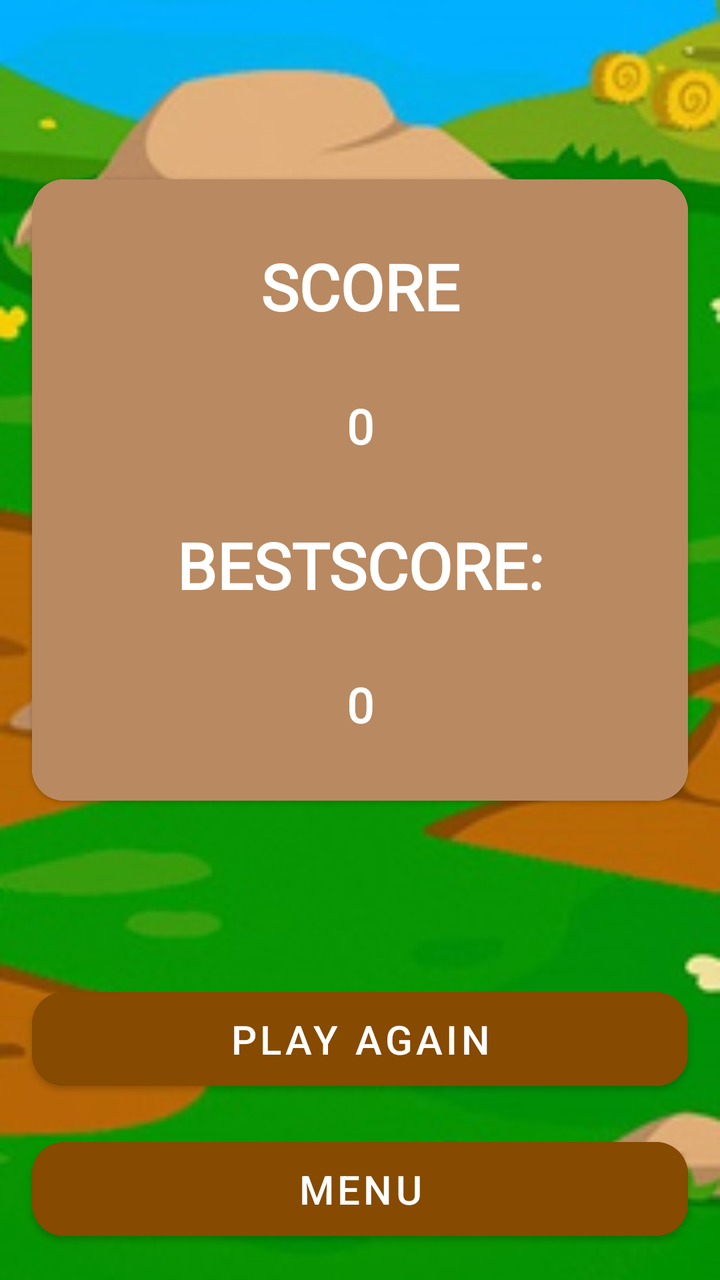
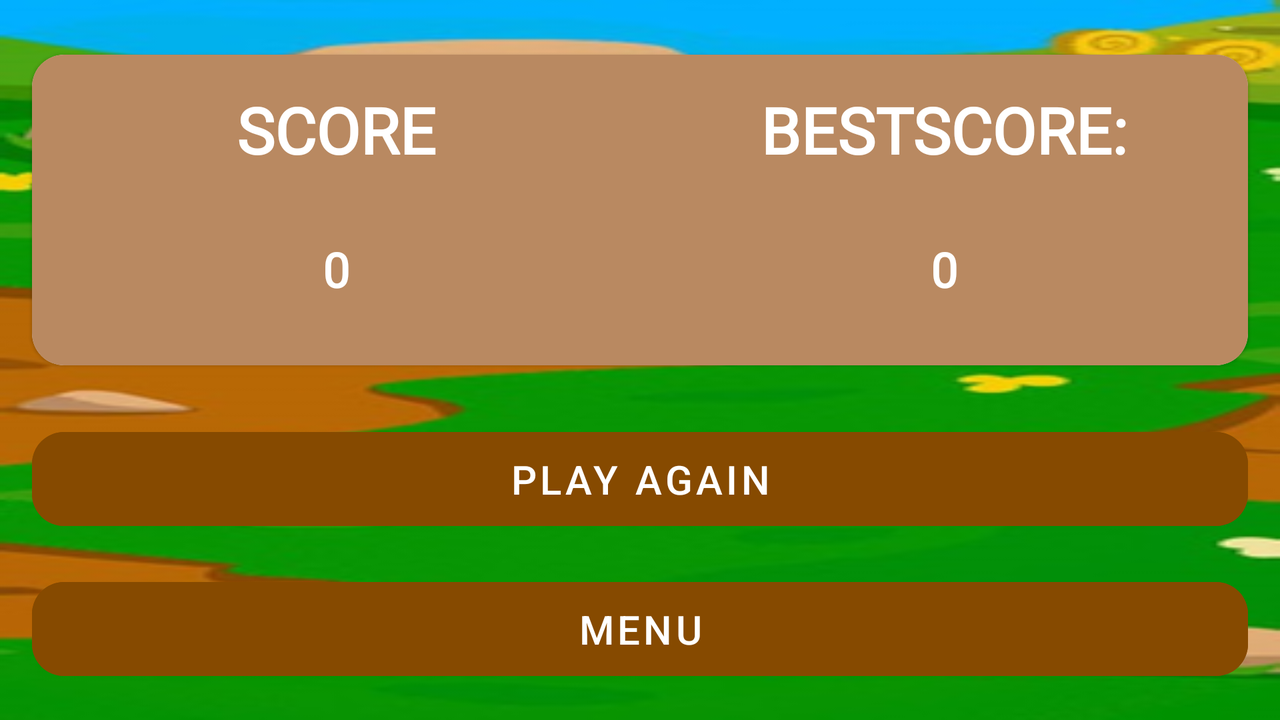

Two renders of one Android screen. The first uses the default layout on a phone; the second uses the alternative layout the repository ships for a different screen configuration, on a matching device. The two XML files are below.
<!-- AndroidManifest.xml: application theme Theme.WhackAMole -->
<!-- res/layout/fragment_result_game.xml -->
<?xml version="1.0" encoding="utf-8"?>
<androidx.constraintlayout.widget.ConstraintLayout xmlns:android="http://schemas.android.com/apk/res/android"
    xmlns:app="http://schemas.android.com/apk/res-auto"
    xmlns:tools="http://schemas.android.com/tools"
    android:layout_width="match_parent"
    android:layout_height="match_parent"
    android:background="@drawable/background_portrait"
    tools:context=".ui.fragments.result.ResultGameFragment">

    <androidx.constraintlayout.widget.Guideline
        android:id="@+id/guideline_start"
        android:layout_width="0dp"
        android:layout_height="0dp"
        android:orientation="vertical"
        app:layout_constraintGuide_begin="16dp" />

    <com.google.android.material.card.MaterialCardView
        android:layout_width="0dp"
        android:layout_height="wrap_content"
        android:layout_marginTop="32dp"
        android:layout_marginBottom="32dp"
        app:cardCornerRadius="16dp"
        app:layout_constraintBottom_toTopOf="@id/button_play_again"
        app:layout_constraintEnd_toEndOf="@id/guideline_end"
        app:layout_constraintStart_toStartOf="@id/guideline_start"
        app:layout_constraintTop_toTopOf="parent"
        app:layout_constraintVertical_bias="0.5">

        <androidx.constraintlayout.widget.ConstraintLayout
            android:layout_width="match_parent"
            android:layout_height="match_parent"
            android:background="@color/back_bestscore">

            <TextView
                android:id="@+id/tv_label_score"
                android:layout_width="0dp"
                android:layout_height="wrap_content"
                android:layout_marginTop="32dp"
                android:fontFamily="@font/audiowide"
                android:gravity="center"
                android:text="@string/score"
                android:textAllCaps="true"
                android:textColor="@color/white"
                android:textSize="32sp"
                android:textStyle="bold"
                app:layout_constraintEnd_toEndOf="parent"
                app:layout_constraintStart_toStartOf="parent"
                app:layout_constraintTop_toTopOf="parent" />

            <TextView
                android:id="@+id/tv_score"
                android:layout_width="0dp"
                android:layout_height="wrap_content"
                android:layout_marginTop="32dp"
                android:layout_marginBottom="32dp"
                android:fontFamily="@font/audiowide"
                android:gravity="center"
                android:textAllCaps="true"
                android:textColor="@color/white"
                android:textSize="24sp"
                android:textStyle="bold"
                app:layout_constraintBottom_toBottomOf="parent"
                app:layout_constraintEnd_toEndOf="parent"
                app:layout_constraintStart_toStartOf="parent"
                app:layout_constraintTop_toBottomOf="@+id/tv_label_score"
                app:layout_constraintVertical_bias="0.0"
                tools:text="0" />

            <TextView
                android:id="@+id/tv_label_bestscore"
                android:layout_width="0dp"
                android:layout_height="wrap_content"
                android:layout_marginTop="32dp"
                android:fontFamily="@font/audiowide"
                android:gravity="center"
                android:text="@string/bestscore"
                android:textAllCaps="true"
                android:textColor="@color/white"
                android:textSize="32sp"
                android:textStyle="bold"
                app:layout_constraintEnd_toEndOf="parent"
                app:layout_constraintStart_toStartOf="parent"
                app:layout_constraintTop_toBottomOf="@id/tv_score" />

            <TextView
                android:id="@+id/tv_bestscore"
                android:layout_width="0dp"
                android:layout_height="wrap_content"
                android:layout_marginTop="32dp"
                android:layout_marginBottom="32dp"
                android:fontFamily="@font/audiowide"
                android:gravity="center"
                android:textAllCaps="true"
                android:textColor="@color/white"
                android:textSize="24sp"
                android:textStyle="bold"
                app:layout_constraintBottom_toBottomOf="parent"
                app:layout_constraintEnd_toEndOf="parent"
                app:layout_constraintStart_toStartOf="parent"
                app:layout_constraintTop_toBottomOf="@id/tv_label_bestscore"
                tools:text="0" />

        </androidx.constraintlayout.widget.ConstraintLayout>

    </com.google.android.material.card.MaterialCardView>

    <com.google.android.material.button.MaterialButton
        android:id="@+id/button_play_again"
        android:layout_width="0dp"
        android:layout_height="wrap_content"
        android:layout_marginBottom="16dp"
        android:backgroundTint="@color/back_button"
        android:paddingTop="10dp"
        android:paddingBottom="10dp"
        android:text="@string/play_again"
        android:textSize="20sp"
        app:cornerRadius="16dp"
        app:layout_constraintBottom_toTopOf="@id/button_menu"
        app:layout_constraintEnd_toEndOf="@id/guideline_end"
        app:layout_constraintStart_toStartOf="@id/guideline_start" />

    <com.google.android.material.button.MaterialButton
        android:id="@+id/button_menu"
        android:layout_width="0dp"
        android:layout_height="wrap_content"
        android:layout_marginBottom="16dp"
        android:backgroundTint="@color/back_button"
        android:paddingTop="10dp"
        android:paddingBottom="10dp"
        android:text="@string/menu"
        android:textSize="20sp"
        app:cornerRadius="16dp"
        app:layout_constraintBottom_toBottomOf="parent"
        app:layout_constraintEnd_toEndOf="@id/guideline_end"
        app:layout_constraintStart_toStartOf="@id/guideline_start" />

    <androidx.constraintlayout.widget.Guideline
        android:id="@+id/guideline_end"
        android:layout_width="0dp"
        android:layout_height="0dp"
        android:orientation="vertical"
        app:layout_constraintGuide_end="16dp" />

</androidx.constraintlayout.widget.ConstraintLayout>
<!-- resources referenced by this layout -->
<resources>
  <color name="back_bestscore">#B98961</color>
  <color name="back_button">#864A00</color>
  <color name="white">#FFFFFFFF</color>
  <!-- drawable background_portrait: png bitmap (drawable-hdpi, 27078 bytes) -->
  <string name="bestscore">Bestscore:</string>
  <string name="menu">Menu</string>
  <string name="play_again">Play again</string>
  <string name="score">Score</string>
  <style name="Theme.WhackAMole" parent="Theme.MaterialComponents.DayNight.NoActionBar">
          
          <item name="colorPrimary">@color/purple_500</item>
          <item name="colorPrimaryVariant">@color/purple_700</item>
          <item name="colorOnPrimary">@color/white</item>
          
          <item name="colorSecondary">@color/teal_200</item>
          <item name="colorSecondaryVariant">@color/teal_700</item>
          <item name="colorOnSecondary">@color/black</item>
          
          <item name="android:statusBarColor">?attr/colorPrimaryVariant</item>
          
      </style>
  <color name="purple_500">#FF6200EE</color>
  <color name="purple_700">#01AFEF</color>
  <color name="teal_200">#FF03DAC5</color>
  <color name="teal_700">#FF018786</color>
  <color name="black">#FF000000</color>
</resources>
<!-- res/layout-land/fragment_result_game.xml (the repository's variant of the layout above) -->
<!-- drawn on the phone turned sideways -->
<?xml version="1.0" encoding="utf-8"?>
<androidx.constraintlayout.widget.ConstraintLayout xmlns:android="http://schemas.android.com/apk/res/android"
    xmlns:app="http://schemas.android.com/apk/res-auto"
    xmlns:tools="http://schemas.android.com/tools"
    android:layout_width="match_parent"
    android:layout_height="match_parent"
    android:background="@drawable/background_portrait"
    tools:context=".ui.fragments.result.ResultGameFragment">

    <androidx.constraintlayout.widget.Guideline
        android:id="@+id/guideline_start"
        android:layout_width="0dp"
        android:layout_height="0dp"
        android:orientation="vertical"
        app:layout_constraintGuide_begin="16dp" />

    <com.google.android.material.card.MaterialCardView
        android:layout_width="0dp"
        android:layout_height="wrap_content"
        android:layout_marginTop="32dp"
        android:layout_marginBottom="32dp"
        app:cardCornerRadius="16dp"
        app:layout_constraintBottom_toTopOf="@id/button_play_again"
        app:layout_constraintEnd_toEndOf="@id/guideline_end"
        app:layout_constraintStart_toStartOf="@id/guideline_start"
        app:layout_constraintTop_toTopOf="parent"
        app:layout_constraintVertical_bias="0.5">

        <androidx.constraintlayout.widget.ConstraintLayout
            android:layout_width="match_parent"
            android:layout_height="match_parent"
            android:background="@color/back_bestscore">

            <TextView
                android:id="@+id/tv_label_score"
                android:layout_width="0dp"
                android:layout_height="wrap_content"
                android:layout_marginTop="16dp"
                android:fontFamily="@font/audiowide"
                android:gravity="center"
                android:text="@string/score"
                android:textAllCaps="true"
                android:textColor="@color/white"
                android:textSize="32sp"
                android:textStyle="bold"
                app:layout_constraintEnd_toStartOf="@+id/guideline_center"
                app:layout_constraintStart_toStartOf="parent"
                app:layout_constraintTop_toTopOf="parent" />

            <TextView
                android:id="@+id/tv_score"
                android:layout_width="0dp"
                android:layout_height="wrap_content"
                android:layout_marginTop="32dp"
                android:layout_marginBottom="32dp"
                android:fontFamily="@font/audiowide"
                android:gravity="center"
                android:textAllCaps="true"
                android:textColor="@color/white"
                android:textSize="24sp"
                android:textStyle="bold"
                app:layout_constraintBottom_toBottomOf="parent"
                app:layout_constraintEnd_toStartOf="@+id/guideline_center"
                app:layout_constraintStart_toStartOf="parent"
                app:layout_constraintTop_toBottomOf="@+id/tv_label_score"
                app:layout_constraintVertical_bias="0.0"
                tools:text="0" />

            <androidx.constraintlayout.widget.Guideline
                android:id="@+id/guideline_center"
                android:layout_width="0dp"
                android:layout_height="0dp"
                android:orientation="vertical"
                app:layout_constraintGuide_percent="0.5" />

            <TextView
                android:id="@+id/tv_label_bestscore"
                android:layout_width="0dp"
                android:layout_height="wrap_content"
                android:layout_marginTop="16dp"
                android:fontFamily="@font/audiowide"
                android:gravity="center"
                android:text="@string/bestscore"
                android:textAllCaps="true"
                android:textColor="@color/white"
                android:textSize="32sp"
                android:textStyle="bold"
                app:layout_constraintEnd_toEndOf="parent"
                app:layout_constraintStart_toStartOf="@+id/guideline_center"
                app:layout_constraintTop_toTopOf="parent" />

            <TextView
                android:id="@+id/tv_bestscore"
                android:layout_width="0dp"
                android:layout_height="wrap_content"
                android:layout_marginTop="32dp"
                android:layout_marginBottom="32dp"
                android:fontFamily="@font/audiowide"
                android:gravity="center"
                android:textAllCaps="true"
                android:textColor="@color/white"
                android:textSize="24sp"
                android:textStyle="bold"
                app:layout_constraintBottom_toBottomOf="parent"
                app:layout_constraintEnd_toEndOf="parent"
                app:layout_constraintStart_toStartOf="@+id/guideline_center"
                app:layout_constraintTop_toBottomOf="@id/tv_label_bestscore"
                tools:text="0" />

        </androidx.constraintlayout.widget.ConstraintLayout>

    </com.google.android.material.card.MaterialCardView>

    <com.google.android.material.button.MaterialButton
        android:id="@+id/button_play_again"
        android:layout_width="0dp"
        android:layout_height="wrap_content"
        android:layout_marginBottom="16dp"
        android:backgroundTint="@color/back_button"
        android:paddingTop="10dp"
        android:paddingBottom="10dp"
        android:text="@string/play_again"
        android:textSize="20sp"
        app:cornerRadius="16dp"
        app:layout_constraintBottom_toTopOf="@id/button_menu"
        app:layout_constraintEnd_toEndOf="@id/guideline_end"
        app:layout_constraintStart_toStartOf="@id/guideline_start" />

    <com.google.android.material.button.MaterialButton
        android:id="@+id/button_menu"
        android:layout_width="0dp"
        android:layout_height="wrap_content"
        android:layout_marginBottom="16dp"
        android:backgroundTint="@color/back_button"
        android:paddingTop="10dp"
        android:paddingBottom="10dp"
        android:text="@string/menu"
        android:textSize="20sp"
        app:cornerRadius="16dp"
        app:layout_constraintBottom_toBottomOf="parent"
        app:layout_constraintEnd_toEndOf="@id/guideline_end"
        app:layout_constraintStart_toStartOf="@id/guideline_start" />

    <androidx.constraintlayout.widget.Guideline
        android:id="@+id/guideline_end"
        android:layout_width="0dp"
        android:layout_height="0dp"
        android:orientation="vertical"
        app:layout_constraintGuide_end="16dp" />

</androidx.constraintlayout.widget.ConstraintLayout>
